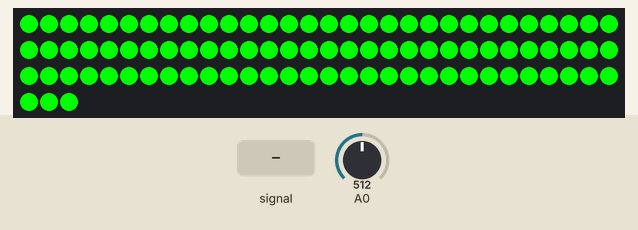
Recording of a sketch running on a simulated ESP8266 (NodeMCU). On the bench: 93 RGB LEDs in strip order, left to right, continuing on the next row. The inputs (shaded band) are chosen by the test bench; at power-on: A0 = 512. What the sketch prints to the serial monitor is not drawn.

Above: at 0.6 s.
At 2.2 s:
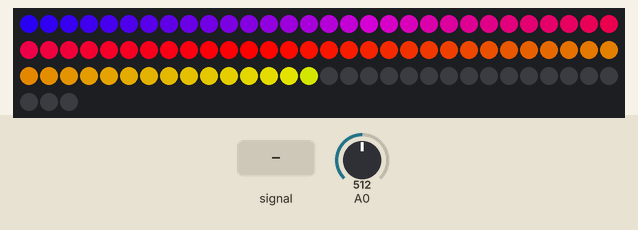
2.3 s: A0 fed a 2 Hz sine of ±306 counts around its level
At 2.38 s:
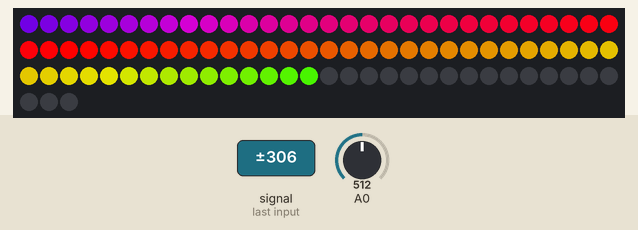
Timing chart, 0 to 2.4 s (numbered marks = the images above; inputs shaded):
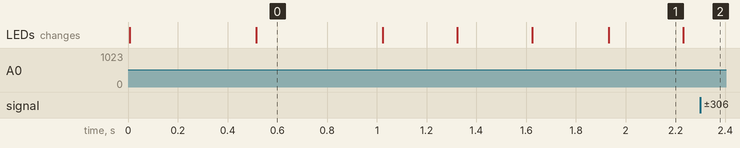

The sketch:

led_slave.ino.ino
```cpp
#define FASTLED_INTERRUPT_RETRY_COUNT 0
#define FASTLED_ALLOW_INTERRUPTS 0
#include <FastLED.h>
#include <ESP8266WiFi.h>
#include <WiFiUDP.h>
#include "reactive_common.h"

#define LED_PIN D2
#define NUM_LEDS 93

#define MIC_LOW 0
#define MIC_HIGH 644

#define SAMPLE_SIZE 20
#define LONG_TERM_SAMPLES 250
#define BUFFER_DEVIATION 400
#define BUFFER_SIZE 3


CRGB leds[NUM_LEDS];

struct averageCounter *samples;
struct averageCounter *longTermSamples;
struct averageCounter* sanityBuffer;

float globalHue;
float globalBrightness = 255;
int hueOffset = 120;
float fadeScale = 1.3;
float hueIncrement = 0.7;

struct led_command {
  uint8_t opmode;
  uint32_t data;
};


bool fade = false;


void setup()
{
  globalHue = 0;
  samples = new averageCounter(SAMPLE_SIZE);
  longTermSamples = new averageCounter(LONG_TERM_SAMPLES);
  sanityBuffer    = new averageCounter(BUFFER_SIZE);

  while(sanityBuffer->setSample(250) == true) {}
  while (longTermSamples->setSample(200) == true) {}

  FastLED.addLeds<NEOPIXEL, LED_PIN>(leds, NUM_LEDS);
  allBlack();
  delay(500);
  allGreen();
  delay(500);
  allBlack();

  Serial.begin(115200); // Start the Serial communication to send messages to the computer
  delay(10);
  Serial.println('\n');


}

void sendHeartBeat() {

}

void loop()
{
      int analogRaw = analogRead(A0);
      Serial.println(analogRaw);
      if (analogRaw > 3) {
       fade = false;
        soundReactive(analogRaw);
      }


}

void allBlack() {
  for (int i = 0; i < NUM_LEDS; i++) {
    leds[i] = CRGB(0, 0, 0);
  }
  delay(5);
  FastLED.show();
}
void allGreen() {
  for (int i = 0; i < NUM_LEDS; i++) {
    leds[i] = CRGB(0, 255, 0);
  }
  delay(5);
  FastLED.show();
}
void chillFade() {
  static int fadeVal = 0;
  static int counter = 0;
  static int from[3] = {0, 234, 255};
  static int to[3]   = {255, 0, 214};
  static int i, j;
  static double dsteps = 500.0;
  static double s1, s2, s3, tmp1, tmp2, tmp3;
  static bool reverse = false;
  if (fade == false) {
    for (int i = 0; i < NUM_LEDS; i++) {
      leds[i] = CRGB(from[0], from[1], from[2]);
    }
    s1 = double((to[0] - from[0])) / dsteps;
    s2 = double((to[1] - from[1])) / dsteps;
    s3 = double((to[2] - from[2])) / dsteps;
    tmp1 = from[0], tmp2 = from[1], tmp3 = from[2];
    fade = true;
  }

  if (!reverse)
  {
    tmp1 += s1;
    tmp2 += s2;
    tmp3 += s3;
  }
  else
  {
    tmp1 -= s1;
    tmp2 -= s2;
    tmp3 -= s3;
  }

  for (j = 0; j < NUM_LEDS; j++)
    leds[j] = CRGB((int)round(tmp1), (int)round(tmp2), (int)round(tmp3));
  FastLED.show();
  delay(5);

  counter++;
  if (counter == (int)dsteps) {
    reverse = !reverse;
    tmp1 = to[0], tmp2 = to[1], tmp3 = to[2];
    counter = 0;
  }
}

void soundReactive(int analogRaw) {

 int sanityValue = sanityBuffer->computeAverage();
 if (!(abs(analogRaw - sanityValue) > BUFFER_DEVIATION)) {
    sanityBuffer->setSample(analogRaw);
 }
  analogRaw = fscale(MIC_LOW, MIC_HIGH, MIC_LOW, MIC_HIGH, analogRaw, 0.4);

  if (samples->setSample(analogRaw))
    return;

  uint16_t longTermAverage = longTermSamples->computeAverage();
  uint16_t useVal = samples->computeAverage();
  longTermSamples->setSample(useVal);

  int diff = (useVal - longTermAverage);
  if (diff > 5)
  {
    if (globalHue < 235)
    {
      globalHue += hueIncrement;
    }
  }
  else if (diff < -5)
  {
    if (globalHue > 2)
    {
      globalHue -= hueIncrement;
    }
  }


  int curshow = fscale(MIC_LOW, MIC_HIGH, 0.0, (float)NUM_LEDS, (float)useVal, 0);
  //int curshow = map(useVal, MIC_LOW, MIC_HIGH, 0, NUM_LEDS)

  for (int i = 0; i < NUM_LEDS; i++)
  {
    if (i < curshow)
    {
      leds[i] = CHSV(globalHue + hueOffset + (i * 2), 255, 255);
    }
    else
    {
      leds[i] = CRGB(leds[i].r / fadeScale, leds[i].g / fadeScale, leds[i].b / fadeScale);
    }

  }
  delay(5);
  FastLED.show();
}


float fscale(float originalMin, float originalMax, float newBegin, float newEnd, float inputValue, float curve)
{

  float OriginalRange = 0;
  float NewRange = 0;
  float zeroRefCurVal = 0;
  float normalizedCurVal = 0;
  float rangedValue = 0;
  boolean invFlag = 0;

  // condition curve parameter
  // limit range

  if (curve > 10)
    curve = 10;
  if (curve < -10)
    curve = -10;

  curve = (curve * -.1);  // - invert and scale - this seems more intuitive - postive numbers give more weight to high end on output
  curve = pow(10, curve); // convert linear scale into lograthimic exponent for other pow function

  // Check for out of range inputValues
  if (inputValue < originalMin)
  {
    inputValue = originalMin;
  }
  if (inputValue > originalMax)
  {
    inputValue = originalMax;
  }

  // Zero Refference the values
  OriginalRange = originalMax - originalMin;

  if (newEnd > newBegin)
  {
    NewRange = newEnd - newBegin;
  }
  else
  {
    NewRange = newBegin - newEnd;
    invFlag = 1;
  }

  zeroRefCurVal = inputValue - originalMin;
  normalizedCurVal = zeroRefCurVal / OriginalRange; // normalize to 0 - 1 float

  // Check for originalMin > originalMax  - the math for all other cases i.e. negative numbers seems to work out fine
  if (originalMin > originalMax)
  {
    return 0;
  }

  if (invFlag == 0)
  {
    rangedValue = (pow(normalizedCurVal, curve) * NewRange) + newBegin;
  }
  else // invert the ranges
  {
    rangedValue = newBegin - (pow(normalizedCurVal, curve) * NewRange);
  }

  return rangedValue;
}
```

reactive_common.h
```cpp
struct averageCounter{
  uint16_t *samples;
  uint16_t sample_size;
  uint8_t counter;

  averageCounter(uint16_t size) {
    counter = 0;
    sample_size = size;
    samples = (uint16_t*) malloc(sizeof(uint16_t) * sample_size);
  }

  bool setSample(uint16_t val) {
    if (counter < sample_size) {
      samples[counter++] = val;
      return true;
    }
    else {
      counter = 0;
      return false;
    }
  }

  int computeAverage() {
    int accumulator = 0;
    for (int i = 0; i < sample_size; i++) {
      accumulator += samples[i];
    }
    return (int)(accumulator / sample_size);
  }

};

struct heartbeat_message {
  uint32_t client_id;
  uint32_t chk;
};
```

Measured:
- what the display in image 0 shows lasts 0.5 s, from 0.5 s to 1.0 s
